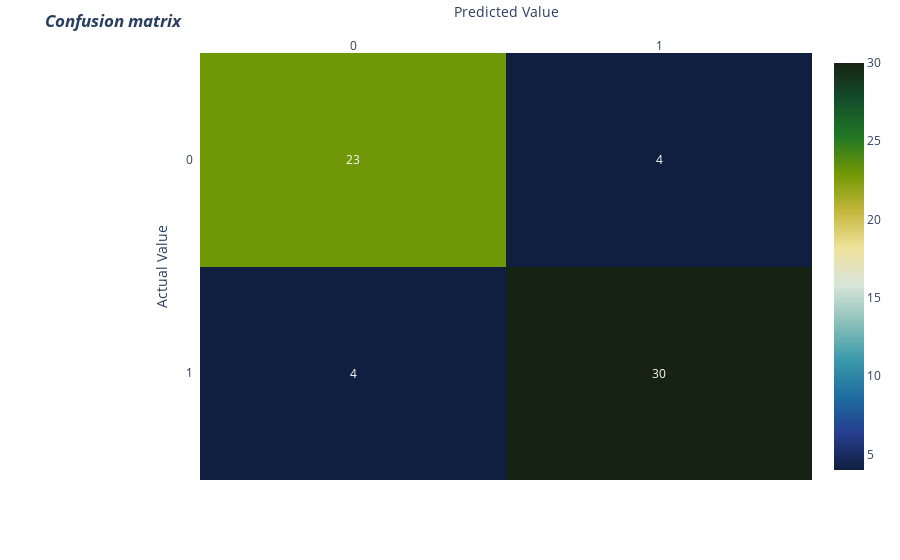

This figure's notebook cell:
### Code cell
# For the Confusion Matrix Graph I will be using the function I created earlier
# All I need is the y_test and prediction values are parameters

Confusion_Matrix_Graph(y_test,prediction)

### Figure 1 — Plotly figure (JSON) as saved in the notebook; plotly's stock layout.template omitted (floating-point values rounded to 4 significant figures)
{"data": [{"colorscale": [[0, "rgb(16, 31, 63)"], [0.09091, "rgb(38, 62, 144)"], [0.1818, "rgb(30, 110, 161)"], [0.2727, "rgb(60, 154, 171)"], [0.3636, "rgb(140, 193, 186)"], [0.4545, "rgb(217, 229, 218)"], [0.5455, "rgb(239, 226, 156)"], [0.6364, "rgb(195, 182, 59)"], [0.7273, "rgb(115, 152, 5)"], [0.8182, "rgb(34, 120, 36)"], [0.9091, "rgb(18, 78, 43)"], [1, "rgb(23, 35, 18)"]], "reversescale": false, "showscale": true, "type": "heatmap", "x": ["0", "1"], "y": ["1", "0"], "z": [[4, 30], [23, 4]]}], "layout": {"annotations": [{"font": {"color": "#FFFFFF"}, "showarrow": false, "text": "23", "x": "0", "xref": "x", "y": "1", "yref": "y"}, {"font": {"color": "#FFFFFF"}, "showarrow": false, "text": "4", "x": "1", "xref": "x", "y": "1", "yref": "y"}, {"font": {"color": "#FFFFFF"}, "showarrow": false, "text": "4", "x": "0", "xref": "x", "y": "0", "yref": "y"}, {"font": {"color": "#FFFFFF"}, "showarrow": false, "text": "30", "x": "1", "xref": "x", "y": "0", "yref": "y"}, {"font": {"color": "black", "size": 14}, "showarrow": false, "text": " ", "x": 0.5, "xref": "paper", "y": -0.15, "yref": "paper"}, {"font": {"color": "black", "size": 14}, "showarrow": false, "text": " ", "textangle": -90, "x": -0.35, "xref": "paper", "y": 0.5, "yref": "paper"}], "margin": {"l": 200, "t": 50}, "title": {"text": "<i><b>Confusion matrix</b></i>"}, "xaxis": {"dtick": 1, "gridcolor": "rgb(0, 0, 0)", "side": "top", "ticks": "", "title": {"text": "Predicted Value"}}, "yaxis": {"dtick": 1, "ticks": "", "ticksuffix": "  ", "title": {"text": "Actual Value"}}}}
